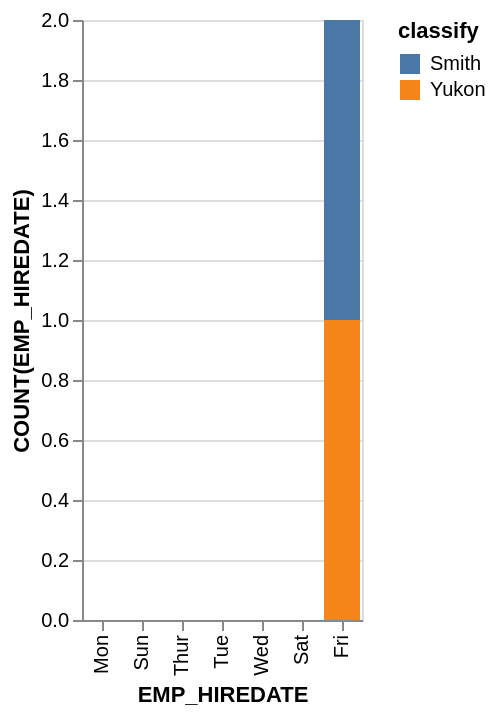

Express this chart as Vega-Lite.
### Vega-Lite specification from a JSON file in a GitHub repository (floating-point values rounded to 4 significant figures)
{"data": {"values": [{"x_data": "Mon", "y_data": 0, "classify": "Smith"}, {"x_data": "Sun", "y_data": 0, "classify": "Smith"}, {"x_data": "Thur", "y_data": 0, "classify": "Smith"}, {"x_data": "Tue", "y_data": 0, "classify": "Smith"}, {"x_data": "Wed", "y_data": 0, "classify": "Smith"}, {"x_data": "Sat", "y_data": 0, "classify": "Smith"}, {"x_data": "Fri", "y_data": 1, "classify": "Smith"}, {"x_data": "Mon", "y_data": 0, "classify": "Yukon"}, {"x_data": "Sun", "y_data": 0, "classify": "Yukon"}, {"x_data": "Thur", "y_data": 0, "classify": "Yukon"}, {"x_data": "Tue", "y_data": 0, "classify": "Yukon"}, {"x_data": "Wed", "y_data": 0, "classify": "Yukon"}, {"x_data": "Sat", "y_data": 0, "classify": "Yukon"}, {"x_data": "Fri", "y_data": 1, "classify": "Yukon"}]}, "mark": "bar", "encoding": {"x": {"field": "x_data", "type": "nominal", "title": "EMP_HIREDATE", "sort": {"op": "sum", "field": "y_data", "order": "ascending"}}, "y": {"field": "y_data", "type": "quantitative", "title": "COUNT(EMP_HIREDATE)"}, "color": {"field": "classify"}}}
